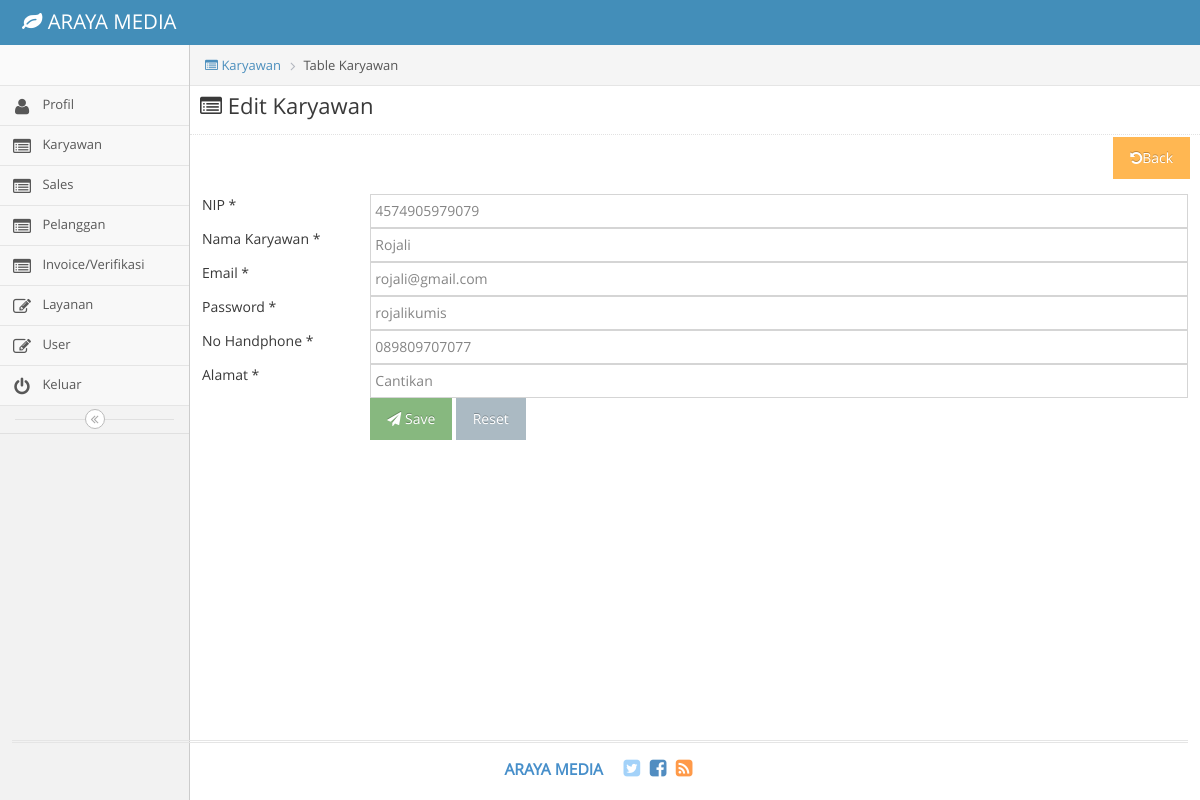
The page /index.php/karyawan_admin/edit/1 on the database its author committed.
### tables this page shows
CREATE TABLE `karyawan_master` (
  `id_Karyawan` int(11) NOT NULL,
  `NIP` varchar(45) DEFAULT NULL,
  `Nama` varchar(45) DEFAULT NULL,
  `Email` varchar(45) DEFAULT NULL,
  `Password` varchar(45) DEFAULT NULL,
  `NoHp` varchar(45) DEFAULT NULL,
  `Alamat` varchar(45) DEFAULT NULL,
  `Level` enum('admin','pegawai','sales','') DEFAULT NULL
);

### application/controllers/karyawan_admin.php (called while the page is built, shortened)
<?php
class Karyawan_admin extends CI_Controller {
		public function edit()
	{
		$id=$this->uri->segment(3);
		$datakaryawan=$this->db->get_where("karyawan_master",array("id_Karyawan"=>$id))->row();
		$data = array(
			'form' => 'editkaryawan_admin',
			'karyawan_master' => $datakaryawan
		);
		$this->load->view('editkaryawan_admin',$data);
	}
}

### index.php (called while the page is built, shortened)
<?php
require_once BASEPATH.'core/CodeIgniter.php';

### application/views/editkaryawan_admin.php (the view, shortened to what this page needs)
<!DOCTYPE html>
<html lang="en">
	<head>
		<link rel="stylesheet" href="<?php echo base_url()?>assets/css/bootstrap.min.css" />
		<link rel="stylesheet" href="<?php echo base_url()?>assets/font-awesome/4.5.0/css/font-awesome.min.css" />
		<link rel="stylesheet" href="<?php echo base_url()?>assets/css/ace.min.css" class="ace-main-stylesheet" id="main-ace-style" />
		<link rel="stylesheet" href="<?php echo base_url()?>assets/css/ace-skins.min.css" />
		<link rel="stylesheet" href="<?php echo base_url()?>assets/css/ace-rtl.min.css" />
	</head>
	<body class="no-skin">
		<div id="navbar" class="navbar navbar-default          ace-save-state">
			<div class="navbar-container ace-save-state" id="navbar-container">
				<div class="navbar-header pull-left">
					<a href="profil" class="navbar-brand">
						<small>
							<i class="fa fa-leaf"></i>
							ARAYA MEDIA
						</small>
					</a>
				</div>
			</div>
		</div>
		<div class="main-container ace-save-state" id="main-container">
			<div id="sidebar" class="sidebar                  responsive                    ace-save-state">
				<div class="sidebar-shortcuts" id="sidebar-shortcuts">
				</div>
				<ul class="nav nav-list">
						<li class="">
						<a href="<?php echo base_url("index.php/profil_admin")?>">
							<i class="menu-icon fa fa-user"></i>
							<span class="menu-text">
								Profil
							</span>
						</a>
					</li>
					<li class="">
						<a href="<?php echo base_url("index.php/karyawan_admin")?>">
							<i class="menu-icon fa fa-list-alt"></i>
							<span class="menu-text">
								Karyawan
							</span>
						</a>
					</li>
					<li class="">
						<a href="<?php echo base_url("index.php/sales_admin")?>">
							<i class="menu-icon fa fa-list-alt"></i>
							<span class="menu-text">
								Sales
							</span>
						</a>
					</li>
					<li class="">
						<a href="<?php echo base_url("index.php/pelanggan_admin")?>">
							<i class="menu-icon fa fa-list-alt"></i>
							<span class="menu-text">
								Pelanggan
							</span>
						</a>
					</li>
					<li class="">
						<a href="<?php echo base_url("index.php/invover_admin")?>">
							<i class="menu-icon fa fa-list-alt"></i>
							<span class="menu-text">
								Invoice/Verifikasi
							</span>
						</a>
					</li>
					<li class="">
						<a href="<?php echo base_url("index.php/layanan_admin")?>">
							<i class="menu-icon fa fa-pencil-square-o"></i>
							<span class="menu-text">
								Layanan
							</span>
						</a>
					</li>
					<li class="">
						<a href="<?php echo base_url("index.php/user_admin")?>">
							<i class="menu-icon fa fa-pencil-square-o"></i>
							<span class="menu-text">
								User
							</span>
						</a>
					</li>
					<li class="">
						<a href="<?php echo base_url("index.php/login")?>">
							<i class="menu-icon fa fa-power-off"></i>
							<span class="menu-text">
								Keluar
							</span>
						</a>
					</li>
				</ul>
				<div class="sidebar-toggle sidebar-collapse" id="sidebar-collapse">
					<i id="sidebar-toggle-icon" class="ace-icon fa fa-angle-double-left ace-save-state" data-icon1="ace-icon fa fa-angle-double-left" data-icon2="ace-icon fa fa-angle-double-right"></i>
				</div>
			</div>
			<div class="main-content">
				<div class="main-content-inner">
					<div class="breadcrumbs ace-save-state" id="breadcrumbs">
						<ul class="breadcrumb">
						<li><a href=""><i class="menu-icon fa fa-list-alt"></i> Karyawan</li></a>
              			<li><i class="icon_document_alt"></i>Table Karyawan</li>
						</ul>
					</div>
						<h3 class="page-header"><i class="menu-icon fa fa-list-alt" style="margin-left: 10px"></i> Edit Karyawan</h3>
						<div class="pull-right">
							<a href="<?php echo base_url()."index.php/karyawan_admin/"?>" class="btn btn-warning btn-flat" type="button" style="margin-top: -10px;margin-right: 10px"><i class="fa fa-undo"></i>Back</a>
						</div>
<div class="main-content-inner">
	<section class="wrapper">
		<table class="table table-striped table-advance table-hover">
                 <div class="form">
                  <form class="form-validate form-horizontal" id="feedback_form" method="post" action="<?php echo base_url()."index.php/karyawan_admin/update"?>">
                    <div class="form-group">
                      <label for="cname" class="control-label col-lg-2">NIP *<span class="required"></span></label>
                      <div class="col-lg-10">
                        <input class="form-control" id="Username" name="NIP" type="text" value="<?php echo $karyawan_master->NIP ?>" required />
                      </div>
                    </div>
                       <div class="form-group ">
                      <label for="cname" class="control-label col-lg-2">Nama Karyawan *<span class="required"></span></label>
                      <div class="col-lg-10">
                        <input class="form-control" id="Username" name="Nama" type="text" value="<?php echo $karyawan_master->Nama ?>" required />
                      </div>
                         <div class="form-group ">
                      <label for="cname" class="control-label col-lg-2">Email *<span class="required"></span></label>
                      <div class="col-lg-10">
                        <input class="form-control" id="Username" name="Email" type="text" value="<?php echo $karyawan_master->Email ?>" required />
                      </div>
                         <div class="form-group ">
                      <label for="cname" class="control-label col-lg-2">Password *<span class="required"></span></label>
                      <div class="col-lg-10">
                        <input class="form-control" id="Username" name="Password" type="text" value="<?php echo $karyawan_master->Password ?>" required />
                      </div>
                         <div class="form-group ">
                      <label for="cname" class="control-label col-lg-2">No Handphone *<span class="required"></span></label>
                      <div class="col-lg-10">
                        <input class="form-control" id="Username" name="NoHp" type="text" value="<?php echo $karyawan_master->NoHp ?>" required />
                      </div>
                    </div>
                     <div class="form-group">
                      <label for="cname" class="control-label col-lg-2">Alamat *<span class="required"></span></label>
                      <div class="col-lg-10">
                        <input class="form-control" id="Username" name="Alamat" type="text" value="<?php echo $karyawan_master->Alamat ?>" required />
                      </div>
                    </div>
                    <div class="form-group">
                      <div class="col-lg-offset-2 col-lg-10">
                        <button type="submit" class="btn btn-success btn-flat">
                        	<i class="fa fa-paper-plane"></i> Save
                        </button>
                        <button type="Reset" class="btn btn-flat">Reset</button>
                      </div>
                    </div>
                  </form>
                </div>
            </table>
	</section>
</div>
											</div>
										</div>
									</div>
			<div class="footer">
				<div class="footer-inner">
					<div class="footer-content">
						<span class="bigger-120">
							<span class="blue bolder">ARAYA MEDIA </span>
						</span>
						<span class="action-buttons">
							<a href="#">
								<i class="ace-icon fa fa-twitter-square light-blue bigger-150"></i>
							</a>
							<a href="#">
								<i class="ace-icon fa fa-facebook-square text-primary bigger-150"></i>
							</a>
							<a href="#">
								<i class="ace-icon fa fa-rss-square orange bigger-150"></i>
							</a>
						</span>
					</div>
				</div>
			</div>
	</body>
</html>

### rows shown on the page
karyawan_master: NIP "4574905979079", Nama "Rojali", Email "rojali@gmail.com", Password "rojalikumis", NoHp "089809707077", Alamat "Cantikan"
